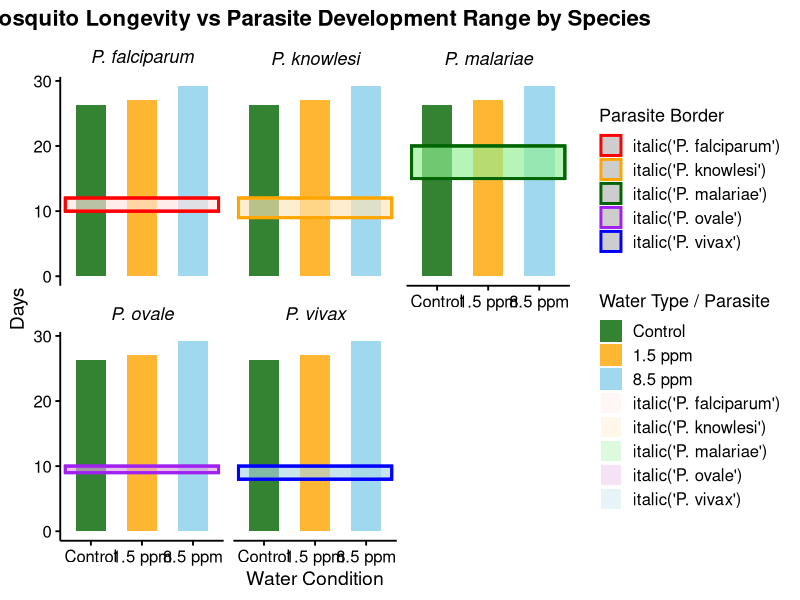
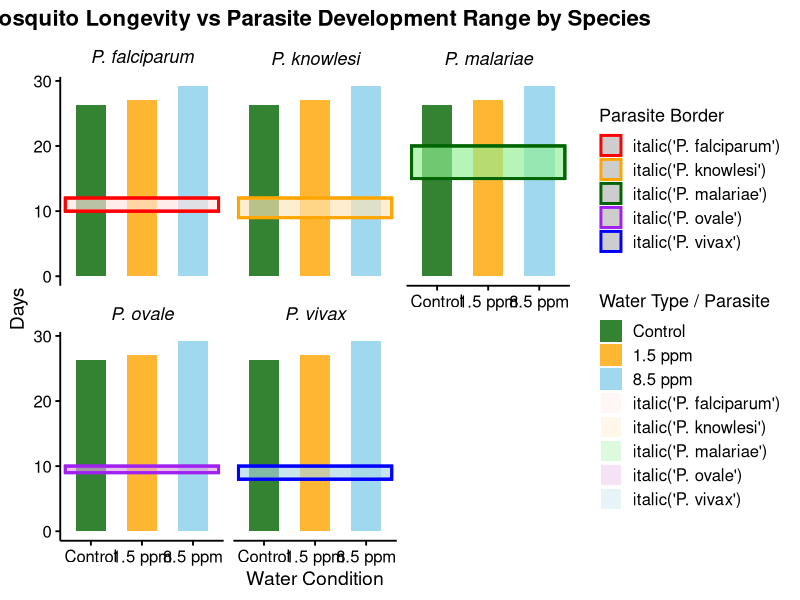

Write the R code that produced these figures, in order.
# =============================================================================
# Script: malaria_transmission_potential.R
# Purpose: Compare mosquito longevity with Plasmodium development periods
#          across three water treatment groups using faceted bar-plot
# Author: [Your Name]
# Date: 2026-09-07
# Corresponding to: Figure [X] in the manuscript
# =============================================================================

# =============================================================================
# 1. Load required libraries
# =============================================================================
library(ggplot2)

# =============================================================================
# 2. Define data: Female mosquito longevity across treatments
# =============================================================================
longevity_data <- data.frame(
  WaterType = factor(c("Control", "1.5 ppm", "8.5 ppm"),
                     levels = c("Control", "1.5 ppm", "8.5 ppm")),
  Longevity = c(26.35, 27.06, 29.16)
)

# =============================================================================
# 3. Define data: Plasmodium development periods (min-max days)
# =============================================================================
malaria_data <- data.frame(
  Parasite = c("P. falciparum", "P. vivax", "P. malariae", "P. ovale", "P. knowlesi"),
  MinDays = c(10, 8, 15, 9, 9),
  MaxDays = c(12, 10, 20, 10, 12),
  FillColor = c("mistyrose", "lightblue", "lightgreen", "plum", "moccasin"),
  BorderColor = c("red", "blue", "darkgreen", "purple", "orange")
)

# =============================================================================
# 4. Format parasite names for italic display in facet labels
# =============================================================================
malaria_data$Parasite <- paste0("italic('", malaria_data$Parasite, "')")

# =============================================================================
# 5. Define custom color palettes
# =============================================================================
water_colors <- c("Control" = "darkgreen", "1.5 ppm" = "orange", "8.5 ppm" = "skyblue")
parasite_fill <- setNames(malaria_data$FillColor, malaria_data$Parasite)
parasite_border <- setNames(malaria_data$BorderColor, malaria_data$Parasite)

# =============================================================================
# 6. Expand malaria data for each water type (to overlay rectangles on all facets)
# =============================================================================
expanded_data <- do.call(rbind, lapply(levels(longevity_data$WaterType), function(wt) {
  malaria_data$WaterType <- wt
  malaria_data
}))

# =============================================================================
# 7. Create faceted plot
# =============================================================================
p <- ggplot() +
  # Bar plot for mosquito longevity
  geom_col(data = longevity_data,
           aes(x = WaterType, y = Longevity, fill = WaterType),
           width = 0.6, alpha = 0.8) +
  # Rectangles for parasite development ranges
  geom_rect(data = expanded_data,
            aes(xmin = 0.5, xmax = 3.5, ymin = MinDays, ymax = MaxDays,
                fill = Parasite, color = Parasite),
            inherit.aes = FALSE, alpha = 0.3, linewidth = 1) +
  # Custom color scales
  scale_fill_manual(values = c(water_colors, parasite_fill)) +
  scale_color_manual(values = parasite_border) +
  # Facet by parasite species
  facet_wrap(~Parasite, labeller = label_parsed) +
  # Labels and titles
  labs(title = "Mosquito Longevity vs Parasite Development Range by Species",
       x = "Water Condition",
       y = "Days",
       fill = "Water Type / Parasite",
       color = "Parasite Border") +
  # Theme settings
  theme_minimal(base_size = 14) +
  theme(
    panel.grid.major = element_blank(),
    panel.grid.minor = element_blank(),
    axis.line = element_line(color = "black"),
    axis.ticks = element_line(color = "black"),
    axis.text = element_text(size = 12, color = "black"),
    axis.title = element_text(size = 14, color = "black"),
    legend.text = element_text(size = 12),
    legend.title = element_text(size = 13),
    plot.title = element_text(size = 16, face = "bold", hjust = 0.5),
    strip.text = element_text(size = 13, color = "black", face = "plain")
  )

# =============================================================================
# 8. Display the plot
# =============================================================================
print(p)

# =============================================================================
# 9. Save the plot as JPEG
# =============================================================================
output_dir <- "./outputs/figures/"
if (!dir.exists(output_dir)) dir.create(output_dir, recursive = TRUE)

ggsave(filename = paste0(output_dir, "malaria_transmission_potential.jpeg"),
       plot = p, width = 10, height = 6, dpi = 300)

cat("\nFigure saved as:", paste0(output_dir, "malaria_transmission_potential.jpeg"), "\n")

# =============================================================================
# End of script
# =============================================================================
